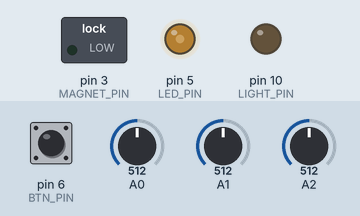
Bench run of a sketch on a simulated Arduino Uno, built with avr-gcc and run on an emulated ATmega328P. Parts: switched loads named in the sketch (green lamp = pin HIGH), output pins drawn as LEDs (lit = HIGH). Inputs (shaded band) come from the test bench; at power-on: pin 6 (BTN_PIN) LOW, A1 = 512, A0 = 512, A2 = 512.

Above: at 1.2 s.
1.3 s: pin 6 (BTN_PIN) pulled HIGH for 0.15 s
At 1.7 s:
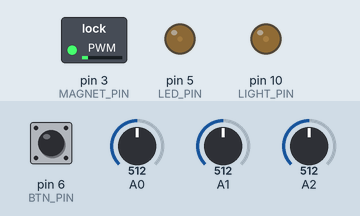
2.9 s: A1 set to 1023
At 3.3 s:
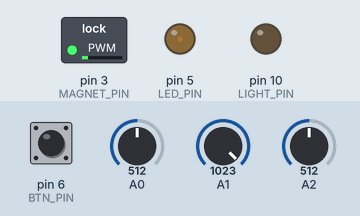
4.4 s: A0 set to 716
At 5.5 s:
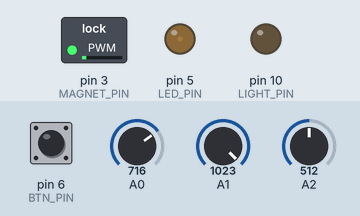
5.9 s: pin 6 (BTN_PIN) pulsed HIGH 2 times (0.12 s each, 0.3 s apart)
At 8.79 s:
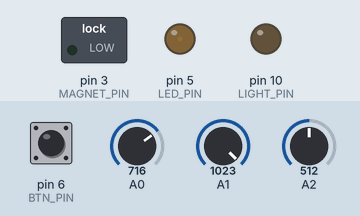
8.9 s: pin 6 (BTN_PIN) pulled HIGH for 1 s
At 9.6 s:
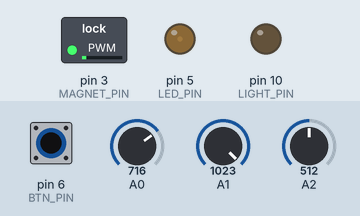
Timing chart, 0 to 11.9 s (numbered marks = the images above; inputs shaded):
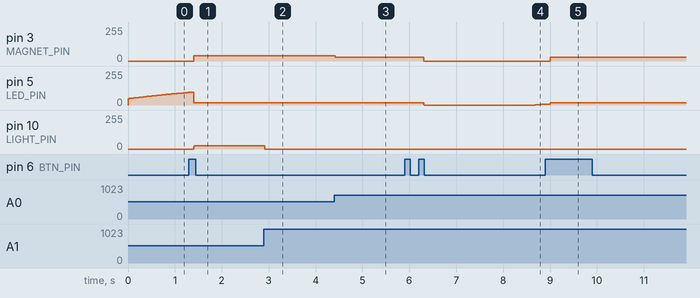

The sketch:

SlowDanceFrame.ino
```cpp
//Base frequency and trimmer Ranges
#define BASE_FREQ 80.0 //80 is on the spot for many flowers. Feel free to play with this +/-5Hz

// eg. f=0.5 -> T=2 -> 2 seconds per slow motion cycle
float phase = 0.1;

// MAGNET: Timer 2, prescaler 1024 = CS111 = 64us/tick
#define MAGNET_PIN 3
float magDuty = 15; // be carefull: not overheat the magnet! better adjust force through magnet position
float magFreq = BASE_FREQ;
long magTime = round(16000000 / 1024 / magFreq);

// LIGHT: Timer 1, prescaler 8 = CS010 = 0.5 us/tick
#define LIGHT_PIN 10
float lightDuty = 7;
float lightFreq = magFreq + phase;
long lightTime = round(16000000 / 8 / lightFreq);

// button & led
#define BTN_PIN 6
#define LED_PIN 5
// led modes
#define LED_MAX_DUTY 64.0
#define blinkFunc()  ((LED_MAX_DUTY * 3.0 / 4) + LED_MAX_DUTY * sin( (millis() / 10000.0) * (2.0 * PI)))
#define ledBlink() analogWrite(LED_PIN, max(0, blinkFunc()))
#define ledSleep() analogWrite(LED_PIN, LED_MAX_DUTY / 4.0)

// read potentiometers: motion speed (phase shift), led brightness, magnet strength
#define getAnalog(pin, minval, maxval) (maxval - (maxval - minval) / 1023L * analogRead(pin))
#define readPhaseShift()  (-getAnalog(A2, 0.25, 2.0))
#define readBrightness() getAnalog(A1, 0.0, 20.0)
#define readStrength() getAnalog(A0, 5.0, 25.0)

void setup() {
	pinMode(BTN_PIN, INPUT);
	pinMode(LED_PIN, OUTPUT);
	pinMode(A1, INPUT);
	pinMode(A2, INPUT);
	pinMode(A3, INPUT);
	pinMode(MAGNET_PIN, OUTPUT);
	pinMode(LIGHT_PIN, OUTPUT);
	magnet_off();
	OCR2A = round(magTime);
	OCR2B = round(magDuty * magTime / 100L);
	light_off();
	OCR1A = round(lightTime);
	OCR1B = round(lightDuty * lightTime / 100L);
	sei();
}

// mode: 0 off -> 1 slow motion -> 2 distorted reality -> 0 off
int mode = 0;
bool modeChanged = true;
bool btnReleased = true;

void loop() {
	// read button released event
	if (btnReleased && digitalRead(BTN_PIN) == HIGH) {
		if (++mode > 2) mode = 0;
		modeChanged = true;
		btnReleased = false;
		delay(100);
	} else if (!btnReleased && digitalRead(BTN_PIN) == LOW) {
		btnReleased = true;
	}
	// process mode changes
	if (modeChanged) {
		modeChanged = false;
		if (mode == 0) {
			magnet_off();
			light_off();
		} else if (mode == 1) {
			magnet_on();
			light_on();
			magFreq = BASE_FREQ;
			ledSleep();
		}
	}
	if (mode) {
		// read potentiometers
		phase = readPhaseShift();
		delay(3);
		lightDuty = readBrightness();
		delay(3);
		magDuty = readStrength();
		// configure oscilations
		lightFreq = magFreq * mode + phase;
		magTime = round(16000000L / 1024L / magFreq);
		lightTime = round(16000000L / 8L / lightFreq);
		OCR2A = round(magTime);
		OCR2B = round(magDuty * magTime / 100L);
		OCR1A = round(lightTime);
		OCR1B = round(lightDuty * lightTime / 100L);
	} else {
		ledBlink();
	}
}

void magnet_on() {
	TCCR2A = 0;
	TCCR2B = 0;
	TCCR2A = _BV(COM2A0) | _BV(COM2B1) | _BV(WGM21) | _BV(WGM20);
	TCCR2B = _BV(WGM22) | _BV(CS22) | _BV(CS21) | _BV(CS20);
}

void magnet_off() {
	TCCR2A = 0;
	TCCR2B = 0;
	TCCR2A = _BV(COM2A0) | _BV(COM2B1);
	TCCR2B = _BV(CS22) | _BV(CS21) | _BV(CS20);
}

void light_on() {
	TCCR1A = 0;
	TCCR1B = 0;
	TCCR1A = _BV(COM1A0) | _BV(COM1B1) | _BV(WGM11) | _BV(WGM10);
	TCCR1B =  _BV(WGM13) | _BV(WGM12)  |  _BV(CS11);
}

void light_off() {
	TCCR1A = 0;
	TCCR1B = 0;
	TCCR1A = _BV(COM1A0) | _BV(COM1B1);
	TCCR1B =  _BV(CS11);
}
```

Measured:
- after the input at 1.3 s, pin 3 (MAGNET_PIN): 0/255 → 38/255 after 0.10 s; pin 10 (LIGHT_PIN): 0/255 → 25/255 after 0.10 s
- after the input at 2.9 s, pin 10 (LIGHT_PIN): 25/255 → 0/255 at once
- after the input at 4.4 s, pin 3 (MAGNET_PIN): 38/255 → 27/255 at once
- after the input at 5.9 s, pin 3 (MAGNET_PIN): 27/255 → 0/255 after 0.41 s
- after the input at 8.9 s, pin 3 (MAGNET_PIN): 0/255 → 27/255 after 0.10 s
